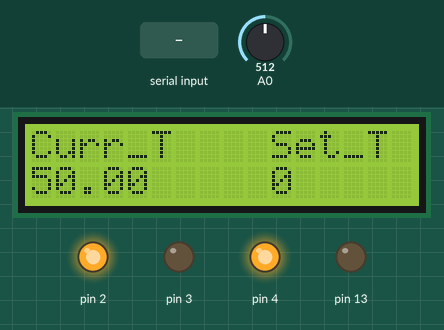
Recording of a sketch running on a simulated Arduino Uno, built with avr-gcc and run on an emulated ATmega328P. On the bench: 16×2 character LCD, output pins drawn as LEDs (lit = HIGH). The inputs (shaded band) are chosen by the test bench; at power-on: A0 = 512. What the sketch prints to the serial monitor is not drawn.

Above: at 1.2 s.
1.3 s: "90,45\n" received over Serial
At 2.9 s:
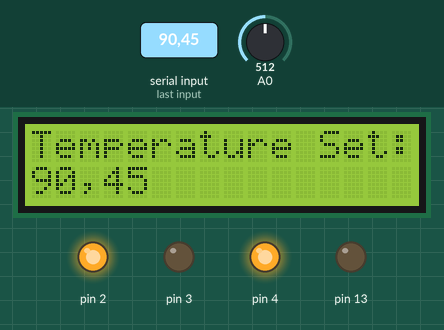
3.8 s: A0 set to 900
At 4.8 s:
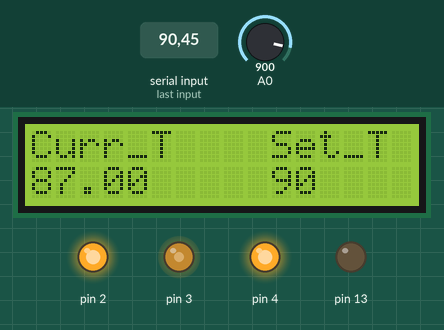
5.8 s: A0 set to 1023
At 6.7 s:
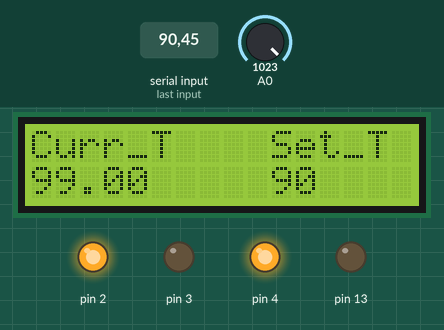
7.3 s: "5\n" received over Serial
At 8.6 s:
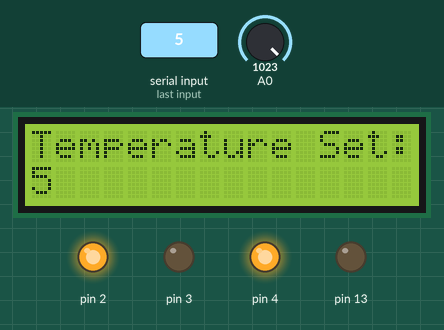
9.8 s: A0 set to 0
At 11.5 s:
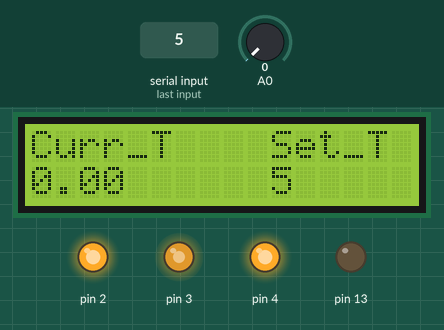
11.8 s: "30,150\n" received over Serial
At 13.3 s:
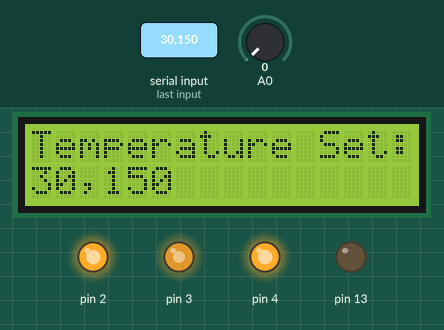
Timing chart, 0 to 15.3 s (numbered marks = the images above; inputs shaded):
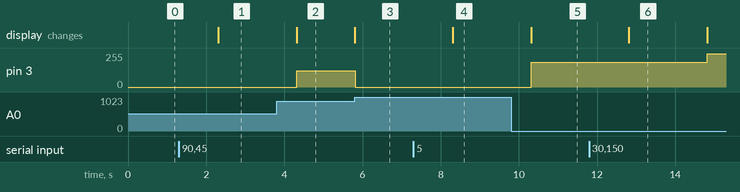

The sketch:

ardcode.ino
```cpp
#include <LiquidCrystal.h>

// initialize the library with the numbers of the interface pins
LiquidCrystal lcd(12, 11, 10, 9, 8, 7);

int kp = 50;
int ki = 30;
int kd = 1200;
int PID_p = 0;
int PID_i = 0;
int PID_d = 0;
float last_kp = 0;
float last_ki = 0;
float last_kd = 0;
float temperature_read = 0.0;
float PID_error = 0;
float previous_error = 0;
float elapsedTime, Time, timePrev;
float PID_value = 0;
float last_set_temperature = 0;
/////////////////////////////////
volatile int set_temperature = 0;
///////////////////////////////
void serialEvent()
{
  String temp;
  temp = Serial.readString();
  set_temperature = temp.toInt();
  lcd.clear();
  lcd.println("Temperature Set: ");
  lcd.setCursor(0,1);
  lcd.println(temp);
  Serial.println();
  Serial.print("Temperature Set: ");
  Serial.println(temp);
  Serial.print("Enter Temperature> ");
  delay(2000);
  lcd.clear();
}
void setup()
{
  pinMode(2, OUTPUT);
  pinMode(3, OUTPUT);
  pinMode(4, OUTPUT);
  pinMode(13, OUTPUT);
  pinMode(A0, INPUT);
  //pinMode(A1, INPUT);

  digitalWrite(2, HIGH);
  digitalWrite(4, HIGH);
  digitalWrite(3, LOW);

  lcd.begin(16, 2);

  lcd.display();

  Serial.begin(9600);
  Serial.print("Enter Temperature> ");
}

void loop()
{
  //set_temperature = analogRead(A1);

  float T = analogRead(A0);
  T = map(T, 0, 1024, 0, 100);


  //////////////PID loop////////////////////
  ///////////////////////////////////////
  PID_error = set_temperature - T+1;
  PID_p = 0.01 * kp * PID_error;
  //Calculate the I value in a range on +-3
  PID_i = 0.01 * PID_i + (ki * PID_error);
  //For derivative we need real time to calculate speed change rate
  timePrev = Time; // the previous time is stored before the actual time read
  Time = millis(); // actual time read
  elapsedTime = (Time - timePrev) / 1000;
  PID_d = 0.01 * kd * ((PID_error - previous_error) / elapsedTime);
  //Final total PID value is the sum of P + I + D
  PID_value = PID_p + PID_i + PID_d;
  //We define PWM range between 0 and 255
  if (PID_value < 0)
  {
    PID_value = 0;
  }
  if (PID_value > 255)
  {
    PID_value = 250;
  }
  //////////////////////////////////////////////

  // Print a message to the LCD.
  lcd.setCursor(0, 0);
  lcd.print("Curr_T    Set_T ");

  lcd.setCursor(0, 1);
  lcd.print(T);
  lcd.setCursor(10, 1);
  lcd.print(set_temperature);

  digitalWrite(2, HIGH);
  digitalWrite(4, HIGH);
  analogWrite(3, PID_value);

  previous_error = PID_error;
}
```

Measured:
- after the input at 1.3 s, the display: changes after 1.0 s (image 1)
- after the input at 3.8 s, pin 3: 0/255 → 123/255 after 0.52 s
- after the input at 5.8 s, pin 3: 123/255 → 0/255 at once; the display: changes at once (image 3)
- after the input at 7.3 s, the display: changes after 1.0 s (image 4)
- after the input at 9.8 s, pin 3: 0/255 → 184/255 after 0.52 s
- after the input at 11.8 s, pin 3: 184/255 → 250/255 after 3.0 s; the display: changes after 1.0 s (image 6)
